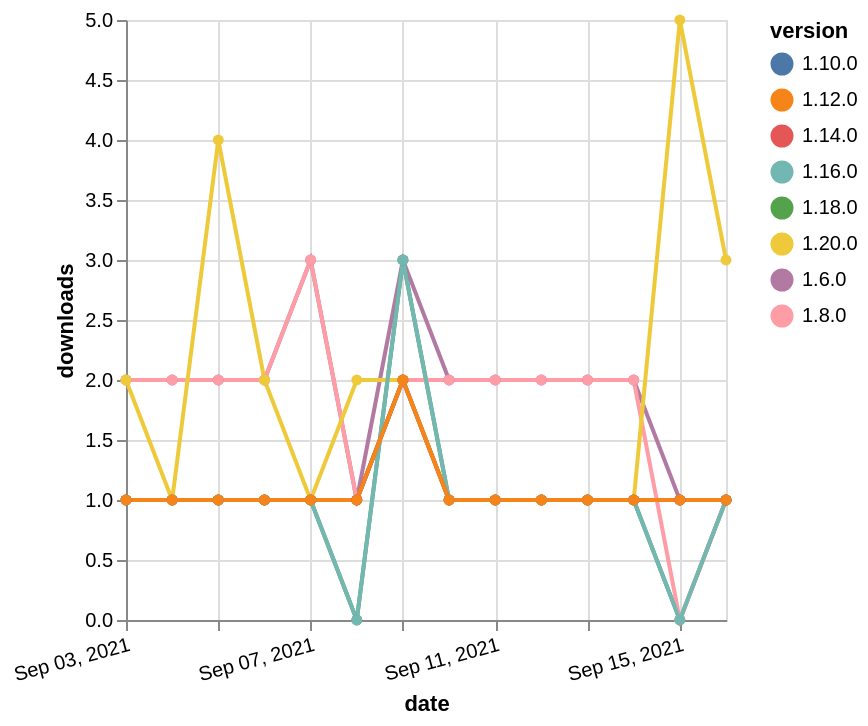

Write a Vega-Lite specification for this figure.
### Vega-Lite specification from a JSON file in a GitHub repository (floating-point values rounded to 4 significant figures)
{"$schema": "https://vega.github.io/schema/vega-lite/v5.json", "description": "A simple bar chart with embedded data.", "data": {"values": [{"date": "2021-09-03", "total": 2353, "delta": 2, "version": "1.6.0"}, {"date": "2021-09-04", "total": 2355, "delta": 2, "version": "1.6.0"}, {"date": "2021-09-05", "total": 2357, "delta": 2, "version": "1.6.0"}, {"date": "2021-09-06", "total": 2359, "delta": 2, "version": "1.6.0"}, {"date": "2021-09-07", "total": 2362, "delta": 3, "version": "1.6.0"}, {"date": "2021-09-08", "total": 2363, "delta": 1, "version": "1.6.0"}, {"date": "2021-09-09", "total": 2366, "delta": 3, "version": "1.6.0"}, {"date": "2021-09-10", "total": 2368, "delta": 2, "version": "1.6.0"}, {"date": "2021-09-11", "total": 2370, "delta": 2, "version": "1.6.0"}, {"date": "2021-09-12", "total": 2372, "delta": 2, "version": "1.6.0"}, {"date": "2021-09-13", "total": 2374, "delta": 2, "version": "1.6.0"}, {"date": "2021-09-14", "total": 2376, "delta": 2, "version": "1.6.0"}, {"date": "2021-09-15", "total": 2377, "delta": 1, "version": "1.6.0"}, {"date": "2021-09-16", "total": 2378, "delta": 1, "version": "1.6.0"}, {"date": "2021-09-03", "total": 211, "delta": 1, "version": "1.18.0"}, {"date": "2021-09-04", "total": 212, "delta": 1, "version": "1.18.0"}, {"date": "2021-09-05", "total": 213, "delta": 1, "version": "1.18.0"}, {"date": "2021-09-06", "total": 214, "delta": 1, "version": "1.18.0"}, {"date": "2021-09-07", "total": 215, "delta": 1, "version": "1.18.0"}, {"date": "2021-09-08", "total": 215, "delta": 0, "version": "1.18.0"}, {"date": "2021-09-09", "total": 218, "delta": 3, "version": "1.18.0"}, {"date": "2021-09-10", "total": 219, "delta": 1, "version": "1.18.0"}, {"date": "2021-09-11", "total": 220, "delta": 1, "version": "1.18.0"}, {"date": "2021-09-12", "total": 221, "delta": 1, "version": "1.18.0"}, {"date": "2021-09-13", "total": 222, "delta": 1, "version": "1.18.0"}, {"date": "2021-09-14", "total": 223, "delta": 1, "version": "1.18.0"}, {"date": "2021-09-15", "total": 223, "delta": 0, "version": "1.18.0"}, {"date": "2021-09-16", "total": 224, "delta": 1, "version": "1.18.0"}, {"date": "2021-09-03", "total": 2228, "delta": 2, "version": "1.8.0"}, {"date": "2021-09-04", "total": 2230, "delta": 2, "version": "1.8.0"}, {"date": "2021-09-05", "total": 2232, "delta": 2, "version": "1.8.0"}, {"date": "2021-09-06", "total": 2234, "delta": 2, "version": "1.8.0"}, {"date": "2021-09-07", "total": 2237, "delta": 3, "version": "1.8.0"}, {"date": "2021-09-08", "total": 2238, "delta": 1, "version": "1.8.0"}, {"date": "2021-09-09", "total": 2240, "delta": 2, "version": "1.8.0"}, {"date": "2021-09-10", "total": 2242, "delta": 2, "version": "1.8.0"}, {"date": "2021-09-11", "total": 2244, "delta": 2, "version": "1.8.0"}, {"date": "2021-09-12", "total": 2246, "delta": 2, "version": "1.8.0"}, {"date": "2021-09-13", "total": 2248, "delta": 2, "version": "1.8.0"}, {"date": "2021-09-14", "total": 2250, "delta": 2, "version": "1.8.0"}, {"date": "2021-09-15", "total": 2250, "delta": 0, "version": "1.8.0"}, {"date": "2021-09-16", "total": 2251, "delta": 1, "version": "1.8.0"}, {"date": "2021-09-03", "total": 261, "delta": 1, "version": "1.10.0"}, {"date": "2021-09-04", "total": 262, "delta": 1, "version": "1.10.0"}, {"date": "2021-09-05", "total": 263, "delta": 1, "version": "1.10.0"}, {"date": "2021-09-06", "total": 264, "delta": 1, "version": "1.10.0"}, {"date": "2021-09-07", "total": 265, "delta": 1, "version": "1.10.0"}, {"date": "2021-09-08", "total": 266, "delta": 1, "version": "1.10.0"}, {"date": "2021-09-09", "total": 268, "delta": 2, "version": "1.10.0"}, {"date": "2021-09-10", "total": 269, "delta": 1, "version": "1.10.0"}, {"date": "2021-09-11", "total": 270, "delta": 1, "version": "1.10.0"}, {"date": "2021-09-12", "total": 271, "delta": 1, "version": "1.10.0"}, {"date": "2021-09-13", "total": 272, "delta": 1, "version": "1.10.0"}, {"date": "2021-09-14", "total": 273, "delta": 1, "version": "1.10.0"}, {"date": "2021-09-15", "total": 274, "delta": 1, "version": "1.10.0"}, {"date": "2021-09-16", "total": 275, "delta": 1, "version": "1.10.0"}, {"date": "2021-09-03", "total": 126, "delta": 2, "version": "1.20.0"}, {"date": "2021-09-04", "total": 127, "delta": 1, "version": "1.20.0"}, {"date": "2021-09-05", "total": 131, "delta": 4, "version": "1.20.0"}, {"date": "2021-09-06", "total": 133, "delta": 2, "version": "1.20.0"}, {"date": "2021-09-07", "total": 134, "delta": 1, "version": "1.20.0"}, {"date": "2021-09-08", "total": 136, "delta": 2, "version": "1.20.0"}, {"date": "2021-09-09", "total": 138, "delta": 2, "version": "1.20.0"}, {"date": "2021-09-10", "total": 139, "delta": 1, "version": "1.20.0"}, {"date": "2021-09-11", "total": 140, "delta": 1, "version": "1.20.0"}, {"date": "2021-09-12", "total": 141, "delta": 1, "version": "1.20.0"}, {"date": "2021-09-13", "total": 142, "delta": 1, "version": "1.20.0"}, {"date": "2021-09-14", "total": 143, "delta": 1, "version": "1.20.0"}, {"date": "2021-09-15", "total": 148, "delta": 5, "version": "1.20.0"}, {"date": "2021-09-16", "total": 151, "delta": 3, "version": "1.20.0"}, {"date": "2021-09-03", "total": 168, "delta": 1, "version": "1.16.0"}, {"date": "2021-09-04", "total": 169, "delta": 1, "version": "1.16.0"}, {"date": "2021-09-05", "total": 170, "delta": 1, "version": "1.16.0"}, {"date": "2021-09-06", "total": 171, "delta": 1, "version": "1.16.0"}, {"date": "2021-09-07", "total": 172, "delta": 1, "version": "1.16.0"}, {"date": "2021-09-08", "total": 172, "delta": 0, "version": "1.16.0"}, {"date": "2021-09-09", "total": 175, "delta": 3, "version": "1.16.0"}, {"date": "2021-09-10", "total": 176, "delta": 1, "version": "1.16.0"}, {"date": "2021-09-11", "total": 177, "delta": 1, "version": "1.16.0"}, {"date": "2021-09-12", "total": 178, "delta": 1, "version": "1.16.0"}, {"date": "2021-09-13", "total": 179, "delta": 1, "version": "1.16.0"}, {"date": "2021-09-14", "total": 180, "delta": 1, "version": "1.16.0"}, {"date": "2021-09-15", "total": 180, "delta": 0, "version": "1.16.0"}, {"date": "2021-09-16", "total": 181, "delta": 1, "version": "1.16.0"}, {"date": "2021-09-03", "total": 180, "delta": 1, "version": "1.14.0"}, {"date": "2021-09-04", "total": 181, "delta": 1, "version": "1.14.0"}, {"date": "2021-09-05", "total": 182, "delta": 1, "version": "1.14.0"}, {"date": "2021-09-06", "total": 183, "delta": 1, "version": "1.14.0"}, {"date": "2021-09-07", "total": 184, "delta": 1, "version": "1.14.0"}, {"date": "2021-09-08", "total": 185, "delta": 1, "version": "1.14.0"}, {"date": "2021-09-09", "total": 187, "delta": 2, "version": "1.14.0"}, {"date": "2021-09-10", "total": 188, "delta": 1, "version": "1.14.0"}, {"date": "2021-09-11", "total": 189, "delta": 1, "version": "1.14.0"}, {"date": "2021-09-12", "total": 190, "delta": 1, "version": "1.14.0"}, {"date": "2021-09-13", "total": 191, "delta": 1, "version": "1.14.0"}, {"date": "2021-09-14", "total": 192, "delta": 1, "version": "1.14.0"}, {"date": "2021-09-15", "total": 193, "delta": 1, "version": "1.14.0"}, {"date": "2021-09-16", "total": 194, "delta": 1, "version": "1.14.0"}, {"date": "2021-09-03", "total": 191, "delta": 1, "version": "1.12.0"}, {"date": "2021-09-04", "total": 192, "delta": 1, "version": "1.12.0"}, {"date": "2021-09-05", "total": 193, "delta": 1, "version": "1.12.0"}, {"date": "2021-09-06", "total": 194, "delta": 1, "version": "1.12.0"}, {"date": "2021-09-07", "total": 195, "delta": 1, "version": "1.12.0"}, {"date": "2021-09-08", "total": 196, "delta": 1, "version": "1.12.0"}, {"date": "2021-09-09", "total": 198, "delta": 2, "version": "1.12.0"}, {"date": "2021-09-10", "total": 199, "delta": 1, "version": "1.12.0"}, {"date": "2021-09-11", "total": 200, "delta": 1, "version": "1.12.0"}, {"date": "2021-09-12", "total": 201, "delta": 1, "version": "1.12.0"}, {"date": "2021-09-13", "total": 202, "delta": 1, "version": "1.12.0"}, {"date": "2021-09-14", "total": 203, "delta": 1, "version": "1.12.0"}, {"date": "2021-09-15", "total": 204, "delta": 1, "version": "1.12.0"}, {"date": "2021-09-16", "total": 205, "delta": 1, "version": "1.12.0"}]}, "width": "container", "mark": {"type": "line", "point": {"filled": true}}, "encoding": {"x": {"field": "date", "type": "temporal", "timeUnit": "yearmonthdate", "title": "date", "axis": {"labelAngle": -15}}, "y": {"field": "delta", "type": "quantitative", "title": "downloads"}, "color": {"field": "version", "type": "nominal"}, "tooltip": {"field": "delta"}}}
